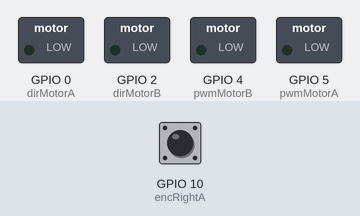
A sketch run on a simulated ESP32-S3. Shown: switched loads named in the sketch (green lamp = pin HIGH). The inputs (shaded band) are chosen by the test bench; at power-on: GPIO 10 (encRightA) HIGH. What the sketch prints to the serial monitor is not drawn.

Above: at 0.1 s.
At 1.1 s:
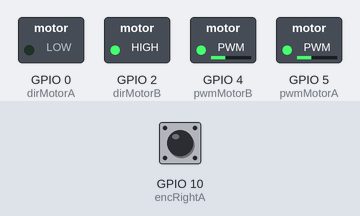
Timing chart, 0 to 2.6 s (numbered marks = the images above):
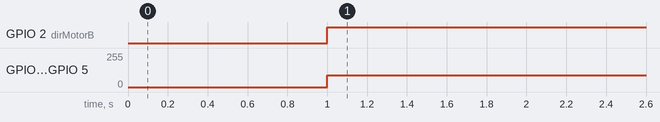

Measured:
- by itself, GPIO 2 (dirMotorB): LOW → HIGH at 1.0 s
- by itself, GPIO 4 (pwmMotorB), GPIO 5 (pwmMotorA): 0/255 → 90/255 at 1.0 s

The sketch:

pengujian-theta-odometri-encoder-leader.ino
```cpp
#include <Arduino.h>
#include <math.h>

// ENCODER
#define GEAR_RATIO 100
#define PPR 7

volatile long pulseCountRight = 0;

// PIN (SESUAI ROBOT KAMU)
const byte encRightA = 10;   // SD3
const byte encRightB = 13;   // D7

const int pwmMotorA = 5;
const int pwmMotorB = 4;
const int dirMotorA = 0;
const int dirMotorB = 2;

// PARAMETER ROBOT
const double wheelRadiusMeters = 0.022;
const double wheelBaseMeters   = 0.047;

const double DIST_PER_TICK =
  (2.0 * PI * wheelRadiusMeters) / (PPR * GEAR_RATIO);

// TARGET PENGUJIAN
const double TARGET_ANGLE_DEG = 360.0;   // target sudut
const double ANGLE_TOLERANCE  = 2.0;    // toleransi stop (deg)

// KALIBRASI (BOLEH DIUBAH)
double K_THETA = 0.50;

// STATE
bool stopLock = false;

// ODOMETRI
double theta_rad = 0.0;
long lastRight = 0;

// ISR ENCODER
void IRAM_ATTR isrRightA() {
  pulseCountRight += digitalRead(encRightB) ? 1 : -1;
}

// MOTOR CONTROL
void setMotor(int leftPWM, int rightPWM) {
  if (stopLock) return;

  leftPWM  = constrain(leftPWM,  -255, 255);
  rightPWM = constrain(rightPWM, -255, 255);

  digitalWrite(dirMotorA, leftPWM >= 0 ? HIGH : LOW);
  digitalWrite(dirMotorB, rightPWM >= 0 ? HIGH : LOW);

  analogWrite(pwmMotorA, abs(leftPWM));
  analogWrite(pwmMotorB, abs(rightPWM));
}

void stopTotal() {
  analogWrite(pwmMotorA, 0);
  analogWrite(pwmMotorB, 0);
  digitalWrite(dirMotorA, LOW);
  digitalWrite(dirMotorB, LOW);
}

// SETUP
void setup() {
  Serial.begin(115200);
  Serial.println("=== UJI AKURASI HADAP ROBOT (FINAL) ===");

  pinMode(encRightA, INPUT_PULLUP);
  pinMode(encRightB, INPUT_PULLUP);

  pinMode(pwmMotorA, OUTPUT);
  pinMode(pwmMotorB, OUTPUT);
  pinMode(dirMotorA, OUTPUT);
  pinMode(dirMotorB, OUTPUT);

  attachInterrupt(digitalPinToInterrupt(encRightA), isrRightA, RISING);

  stopTotal();
  delay(1000);
}

// LOOP
void loop() {
  if (stopLock) return;   // LOOP TERKUNCI TOTAL

  //BACA ENCODER
  noInterrupts();
  long right = pulseCountRight;
  interrupts();

  long dR = right - lastRight;
  lastRight = right;

  //ODOMETRI
  double dr = dR * DIST_PER_TICK;
  double dTheta = (2.0 * dr / wheelBaseMeters) * K_THETA;
  theta_rad += dTheta;

  // BATASI SUDUT (ANTI RUNAWAY)
  theta_rad = constrain(theta_rad, 0.0, TWO_PI);

  double theta_deg = theta_rad * 180.0 / PI;

  //STOP
  if (theta_deg >= TARGET_ANGLE_DEG - ANGLE_TOLERANCE) {

    // REM AKTIF (ANTI OVERSHOOT)
    setMotor(20, -20);
    delay(80);

    stopTotal();
    stopLock = true;

    Serial.println("=================================");
    Serial.println("STOP TOTAL AKTIF");
    Serial.print("Target  : ");
    Serial.print(TARGET_ANGLE_DEG);
    Serial.println(" deg");

    Serial.print("Aktual  : ");
    Serial.print(theta_deg, 2);
    Serial.println(" deg");

    Serial.print("Error   : ");
    Serial.print(TARGET_ANGLE_DEG - theta_deg, 2);
    Serial.println(" deg");
    Serial.println("=================================");

    return;
  }

  //KONTROL PUTAR (ZONA PERLAMBATAN)
  int pwm;

  if (theta_deg < 300) {
    pwm = 90;
  }
  else if (theta_deg < 330) {
    pwm = 70;
  }
  else if (theta_deg < 355) {
    pwm = 60;
  }
  else {
    pwm = 55;   // zona halus
  }

  setMotor(-pwm, pwm);

  //DEBUG
  Serial.print("Theta=");
  Serial.print(theta_deg, 2);
  Serial.print(" deg | PWM=");
  Serial.println(pwm);

  delay(50);
}
```
